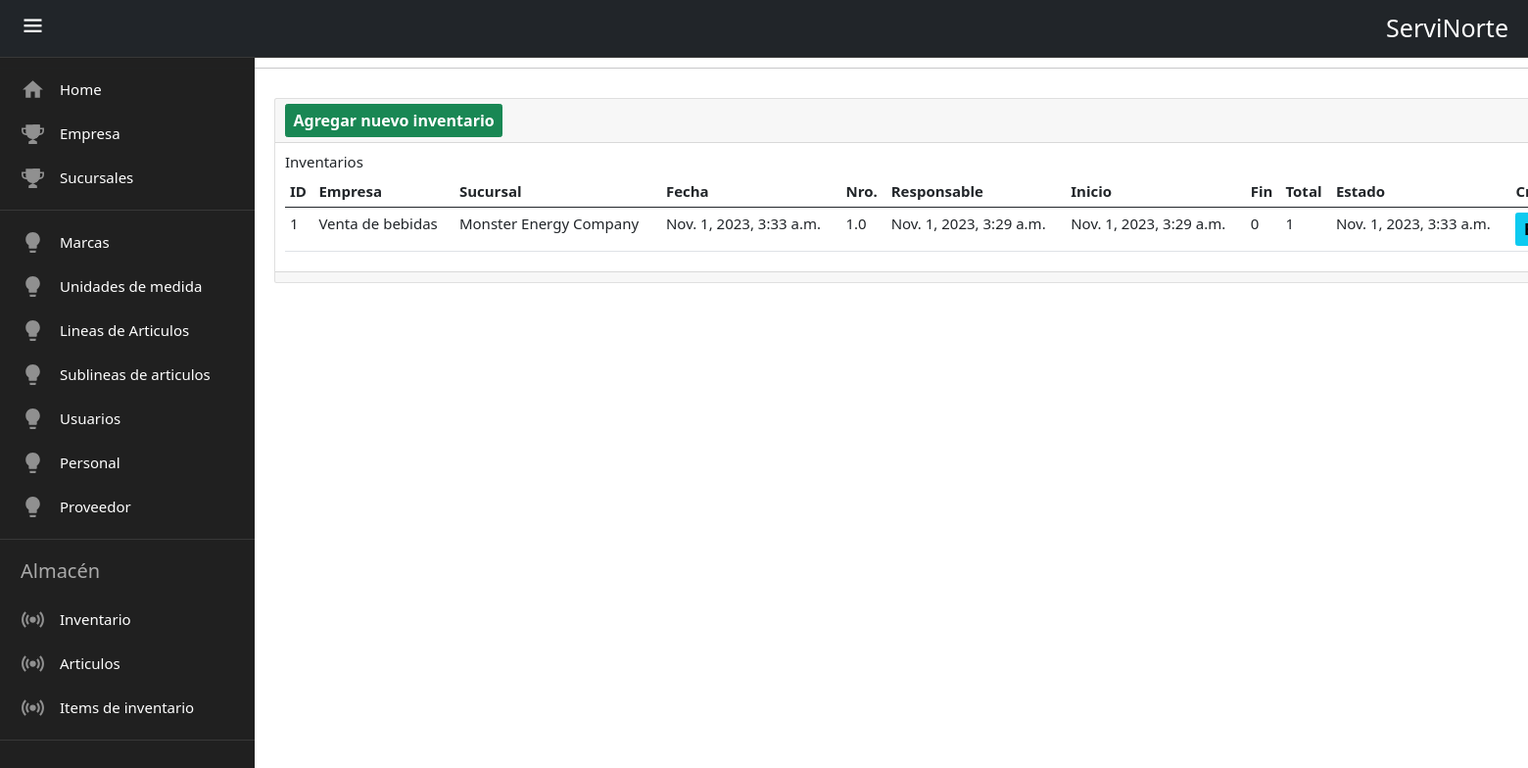
The app's page /inventario/ with its own data.
### servinorte_r/models.py (models this page shows, shortened)
class inventarios(models.Model):
    class InventarioRole(models.TextChoices):
        CLOSED = "2"
        PROGRESS = "1"
        PENDING = "0"
    Empresa = models.ForeignKey(Empresa, on_delete=models.CASCADE)
    Sucursales = models.ForeignKey(Sucursales, on_delete=models.CASCADE)
    fecha_inventario = models.DateTimeField(
        auto_now_add=True, help_text="La fecha de inventario. "
    )
    nro_inventario = models.FloatField(help_text=("El nro.inventario. "))
    Personal = models.ForeignKey(Personal, on_delete=models.CASCADE)
    hora_inicio = models.DateTimeField(
        null=True, help_text="Hora de inicio de inventario. "
    )
    hora_fin = models.DateTimeField(
        null=True, help_text="Hora de final de inventario. "
    )
    estado = models.CharField(
        verbose_name="La validacion de situacion es. ",
        choices=InventarioRole.choices,
        max_length=1,
    )
    creado_por = models.CharField(max_length=15, help_text=("Fue creado por. "))
    fecha_creacion = models.DateTimeField(
        null=True, help_text=("La fecha de creacion de inventario. ")
    )

class Empresa(models.Model):
    nro_documento = models.CharField(
        max_length=11, help_text="El nro.documento de la empresa. "
    )
    razon_social = models.CharField(
        max_length=150, help_text="La razón social de la empresa. "
    )
    direccion = models.CharField(
        max_length=150, help_text="La direccion de la empresa. "
    )
    def __str__(self):
        return self.razon_social

class Sucursales(models.Model):
    Empresa = models.ForeignKey(Empresa, on_delete=models.CASCADE)
    nombre_comercial = models.CharField(
        max_length=150, help_text="El nombre comercial de la empresa. "
    )
    direccion = models.CharField(
        max_length=150, help_text="La direccion de la empresa. "
    )
    def __str__(self):
        return self.nombre_comercial

### servinorte_r/views.py (the view)
# urls.py: path('inventario/',views.inventarios,name='inventario'),
def inventarios(request):
    inventarios=I.objects.all()
    return render(request,"inventario/index.html",{'inventarios':inventarios})

### templates/inventario/index.html (shortened to what this page needs)
{% extends 'base.html' %}{% block content %}
<hr />
<div class="contenedor">
  <div class="card">
    <div class="card-header">
      <a
        name=""
        id=""
        class="btn btn-success text-white"
        style="font-size: medium; font-weight: bold"
        href="{% url 'crear_inventario' %}"
        role="button"
      >
        Agregar nuevo inventario
      </a>
    </div>
    <div class="card-body">
      <h4 class="card-title">Inventarios</h4>
      <table class="table">
        <thead>
          <tr>
            <th>ID</th>
            <th>Empresa</th>
            <th>Sucursal</th>
            <th>Fecha</th>
            <th>Nro.</th>
            <th>Responsable</th>
            <th>Inicio</th>
            <th>Fin</th>
            <th>Total</th>
            <th>Estado</th>
            <th>Creado por</th>
          </tr>
        </thead>
        <tbody>
          {% for inventario in inventarios %}
          <tr>
            <td>{{ inventario.id }}</td>
            <td>{{ inventario.Empresa }}</td>
            <td>{{ inventario.Sucursales }}</td>
            <td>{{ inventario.fecha_inventario }}</td>
            <td>{{ inventario.nro_inventario }}</td>
            <td>{{ inventario.hora_inicio }}</td>
            <td>{{ inventario.hora_fin }}</td>
            <td>{{ inventario.estado }}</td>
            <td>{{ inventario.creado_por }}</td>
            <td>{{ inventario.fecha_creacion }}</td>
            <td>
              <a
                name=""
                id=""
                class="btn btn-info"
                style="font-size: medium; font-weight: bold"
                href="{% url 'editar_inventario' inventario.id %}"
                role="button"
              >
              </a>
            </td>
          </tr>
          {% endfor %}
        </tbody>
      </table>
    </div>
    <div class="card-footer text-muted"></div>
  </div>
</div>
{% endblock %}

### servinorte_r/static/css/style.css (style rules this page uses)
:root { --fondo-color:#231e27; --items-color:#202020; --border-color:#383838; --text-color:#e7e7e7; }
* { padding: 0; box-sizing: border-box; margin: 0; }
html { font-size: 62.5%; font-family: sans-serif; }
body { width: 100%; height: 100vh; background-color: #231e27; position: relative; }
.contenedor { width:1600px; margin-left:280px; margin-top: 30px; font-size: 150%; }

### records on screen
inventarios: id "1", Empresa "Venta de bebidas", Sucursales "Monster Energy Company", fecha_inventario "Nov. 1, 2023, 3:33 a.m.", nro_inventario "1.0", hora_inicio "Nov. 1, 2023, 3:29 a.m.", hora_fin "Nov. 1, 2023, 3:29 a.m.", estado "0", creado_por "1", fecha_creacion "Nov. 1, 2023, 3:33 a.m."
